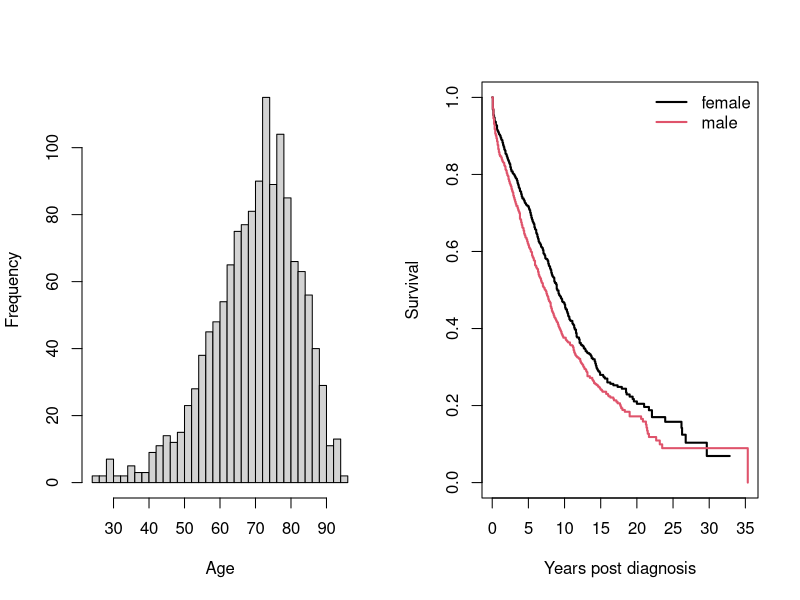
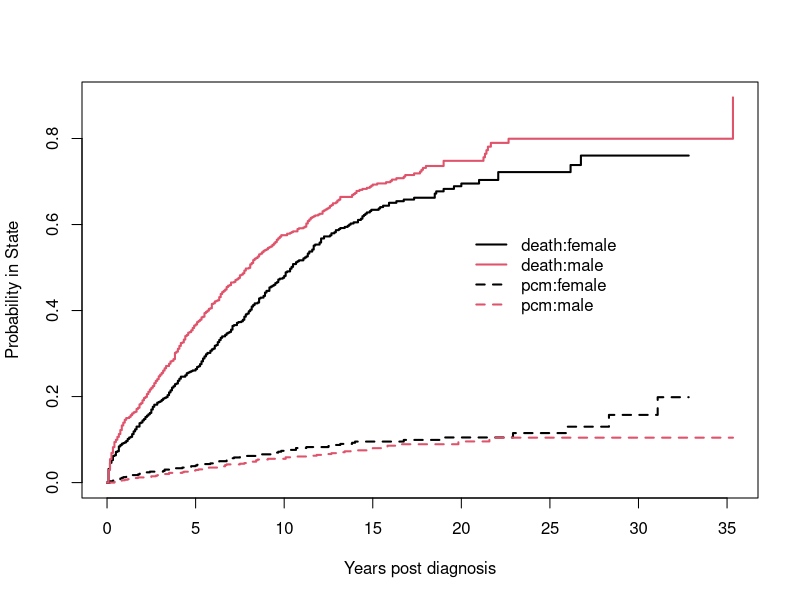
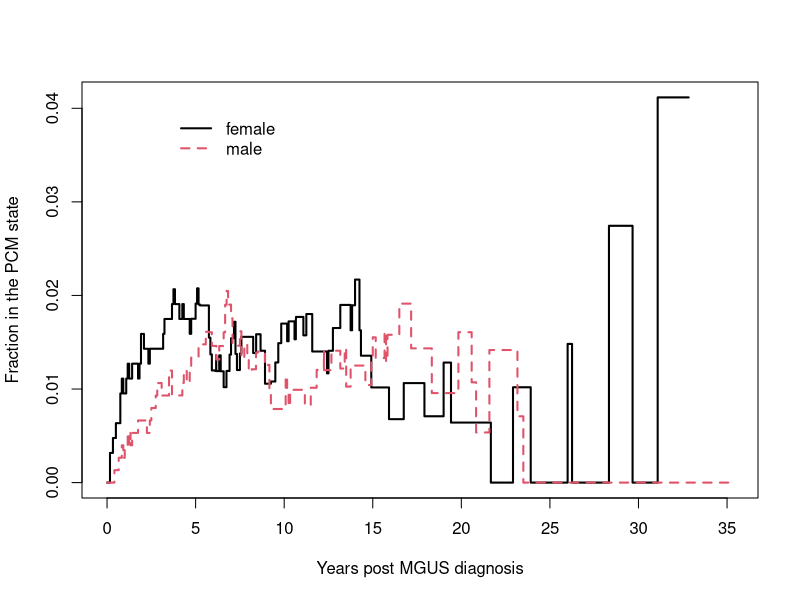
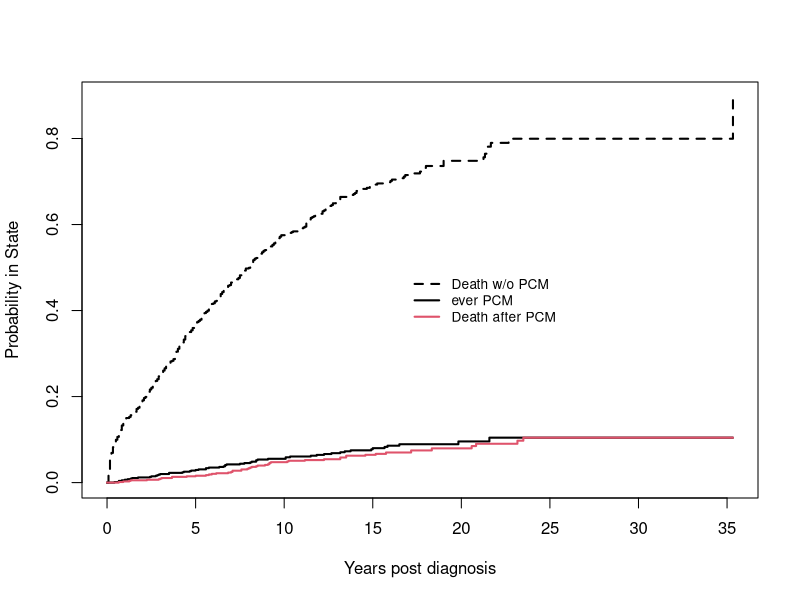
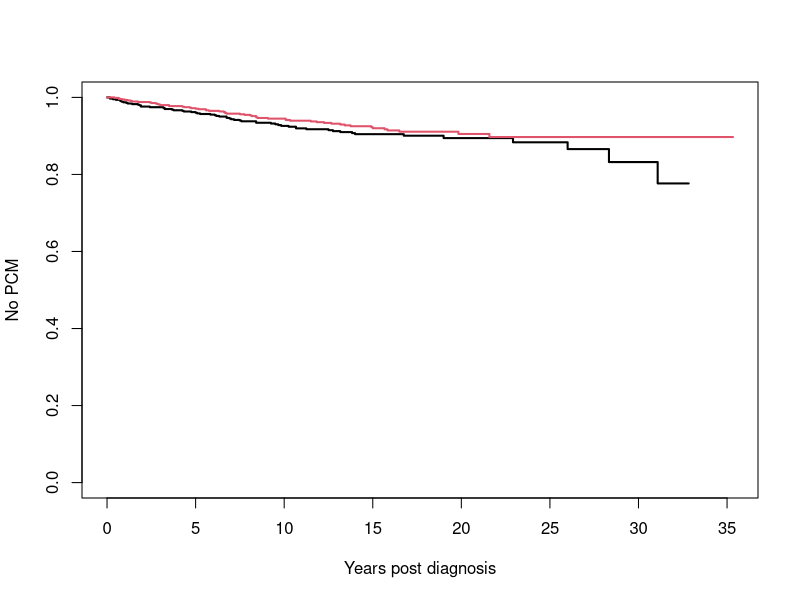
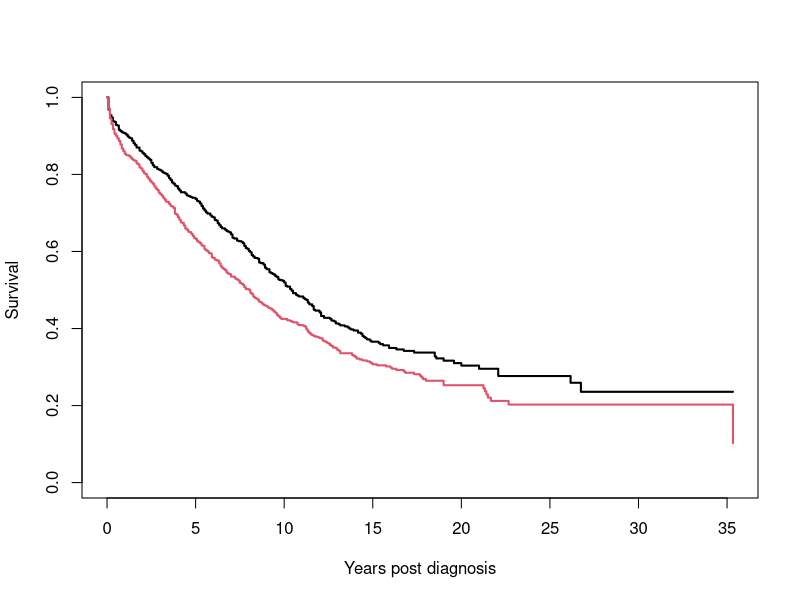
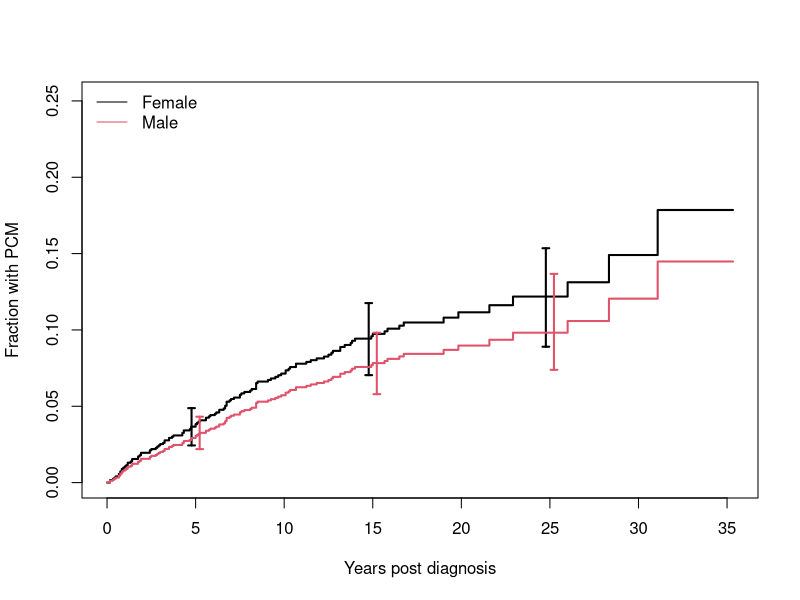

Here is the R script that generated these plots, in order: (Note: this script raises an error after producing the figures.)
#### START ####
rm(list = ls())
library(survival)




#### Estimateur de Kaplan Meier ####

par(mfrow=c(1,2))
# Histogramme des ages au diagnostic
hist(mgus2$age, nclass=30, main='', xlab="Age")
with(mgus2, tapply(age, sex, mean))


# Coubre de Kaplan Meier de la survie post-diagnostic
(mfit1 <- survfit(Surv(futime, death) ~ sex, data=mgus2))
plot(mfit1, col=c(1,2), xscale=12, mark.time=FALSE, lwd=2,
     xlab="Years post diagnosis", ylab="Survival")
legend("topright", c("female", "male"), col=1:2, lwd=2, bty='n')





#### Risques Competitifs ####
# NB : la variable event dans le risque competitif est un factor
#      alors que c'est un numeric ou logique dans la survie classique

# On considère l'etat PCM comme absorbant : pas de transition PCM -> Death
# Si PCM : delai PCM, sinon delai Death
mgus2$etime <- with(mgus2, ifelse(pstat==0, futime, ptime))
# Creation de de la variable event trinaire
event <- with(mgus2, ifelse(pstat==0, 2*death, 1*pstat))
mgus2$event <- factor(event, 0:2, labels=c("censor", "pcm", "death"))
table(mgus2$event)

# arg istate pour renseigner l'etat initial (ignore ici)
mfit2 <- survfit(Surv(etime, event) ~ sex, data=mgus2)
print(mfit2, rmean=240, scale=12)

# Coubre de survie des risques competitifs
par(mfrow = c(1, 1))
plot(mfit2, col=c(1,2,1,2), lty=c(2,2,1,1),
       mark.time=FALSE, lwd=2, xscale=12,
       xlab="Years post diagnosis", ylab="Probability in State")
legend(240, .6, c("death:female", "death:male", "pcm:female", "pcm:male"),
         col=c(1,2,1,2), lty=c(1,1,2,2), lwd=2, bty='n')


#### Occurence simultanee des deux evenements ####

# 9 individus nt la survenue de la PCM et de la mort le même mois
# Pas problematique si survenue a des mois diffrence car on considere PCM absordant
mgus_test <- mgus2[mgus2$ptime == mgus2$futime, ]
table(mgus_test$pstat, mgus_test$death)

# On repousse le time des PCM de 0.1 mois pour les exaequo
ptemp <- with(mgus2, ifelse(ptime==futime & pstat==1, ptime-.1, ptime))
# On dedouble les lignes pour les individus presentant les deux evenement
# Des facon a ce qu'un seul des evenement ne soit present par lignes
# Creation de la variable enum pour decompter les event
data3 <- tmerge(mgus2, mgus2, id=id, death=event(futime, death),
                  pcm = event(ptemp, pstat))
data3 <- tmerge(data3, data3, id, enum=cumtdc(tstart))
with(data3, table(death, pcm))
       
# Cette fois on peut transitionner de PCM a death
temp <- with(data3, ifelse(death==1, 2, pcm))
data3$event <- factor(temp, 0:2, labels=c("censor", "pcm", "death"))
mfit3 <- survfit(Surv(tstart, tstop, event) ~ sex, data=data3, id=id)
print(mfit3, rmean=240, digits=2)
mfit3$transitions
# Courne de survie de la PCM avec transition to death
# La coubre redescned dans le patient transisitonne vers la mort
plot(mfit3[,"pcm"], mark.time=FALSE, col=1:2, lty=1:2, lwd=2,
     xscale=12,
     xlab="Years post MGUS diagnosis", ylab="Fraction in the PCM state")
legend(40, .04, c("female", "male"), lty=1:2, col=1:2, lwd=2, bty='n')



# On ajoute encore un etat de transition
# En déclinant la mort selon mort apres/sans PCM

# Death after PCM will correspond to data rows with
# enum = 2 and event = death
d2 <- with(data3, ifelse(enum==2 & event=='death', 4, as.numeric(event)))
e2 <- factor(d2, labels=c("censor", "pcm", "death w/o pcm",
                            "death after pcm"))
mfit4 <- survfit(Surv(tstart, tstop, e2) ~ sex, data=data3, id=id)
plot(mfit2[2,], lty=c(1,2),
       xscale=12, mark.time=FALSE, lwd=2,
       xlab="Years post diagnosis", ylab="Probability in State")
lines(mfit4[2,4], mark.time=FALSE, col=2, lty=1, lwd=2,
        conf.int=FALSE)
legend(200, .5, c("Death w/o PCM", "ever PCM", "Death after PCM"), 
       col=c(1,1,2), lty=c(2,1,1),
       lwd=2, bty='n', cex=.82)









#### Fine Gray Univarie ####
# The primary idea of the Fine-Gray approach is to 
# turn the multi-state problem into a collection of two-state ones

# An interesting aspect of this is that the fit can be done as a two stage process: the first stage
# creates a special data set while the second fits a weighted coxph or survfit model to the data.

# Meme depart que precedemment
etime <- with(mgus2, ifelse(pstat==0, futime, ptime))
event <- with(mgus2, ifelse(pstat==0, 2*death, 1))
event <- factor(event, 0:2, labels=c("censor", "pcm", "death"))

# Creation des data frame pour chaque sous modele a deux etats
pcmdat <- finegray(Surv(etime, event) ~ ., data=mgus2, etype="pcm")
pcmdat[1:4, c(1:3, 11:14)]

deathdat <- finegray(Surv(etime, event) ~ ., data=mgus2, etype="death")
# Les dataframes crees sont beaucoup plus long que ceux de depart
dim(pcmdat)
dim(deathdat)
dim(mgus2)

# Les courbes de survie sont quasiment identiques
# et le seraient si on tenait compte des patternes de censures différents

# The PCM curves of the multi-state model
pfit2 <- survfit(Surv(fgstart, fgstop, fgstatus) ~ sex, data=pcmdat, weights=fgwt)
plot(pfit2, col=c(1,2), xscale=12, mark.time=FALSE, lwd=2,
     xlab="Years post diagnosis", ylab="No PCM")
# The death curves of the multi-state model
dfit2 <- survfit(Surv(fgstart, fgstop, fgstatus) ~ sex, data=deathdat, weights=fgwt)
plot(dfit2, col=c(1,2), xscale=12, mark.time=FALSE, lwd=2,
     xlab="Years post diagnosis", ylab="Survival")



# Un modele de Cox sur ces data frame revient a un Fine Gray
fgfit1 <- coxph(Surv(fgstart, fgstop, fgstatus) ~ sex, data=pcmdat,
                weights= fgwt)
summary(fgfit1)

fgfit2 <- coxph(Surv(fgstart, fgstop, fgstatus) ~ sex, data=deathdat,
                  weights= fgwt)
fgfit2


ndata <- data.frame(sex=c("F", "M"))
fgsurv1 <- survfit(fgfit1, ndata)
plot(fgsurv1, fun="event",
     col=1:2,
     lwd=2, xscale=12,
     conf.times=c(5, 15, 25)*12,
     xlab="Years post diagnosis", ylab="Fraction with PCM")
legend("topleft", c("Female", "Male"),
         col=1:2, lty=c(1,1,2,2), bty='n')



#### Fine Gray Multivarie ####
fgfit2a <- coxph(Surv(fgstart, fgstop, fgstatus) ~ age + sex + mspike,
                 data=pcmdat, weights=fgwt)
fgfit2b <- coxph(Surv(fgstart, fgstop, fgstatus) ~ age + sex + mspike,
                   data=deathdat, weights=fgwt)
round(rbind(PCM= coef(fgfit2a), death=coef(fgfit2b)), 3)
# Males have a lower lifetime risk of PCM before death and a higher risk of death before PCM, while a high
# serum m-spike works in the opposite direction


# Tableaux resume du modele
summary(fgfit2a)
tidy(fgfit2a)

tab_FG <- as.data.frame(summary(fgfit2a)$coefficients) # Coef du model pour la partie zero
tab_FG[, "ICinf"] <- round(exp(tab_FG[, "coef"] - 1.96), 2) # Calcul de l'IC
tab_FG[, "ICsup"] <- round(exp(tab_FG[, "coef"] + 1.96), 2)
tab_FG[, "Estimate"] <- round(exp(tab_FG[, "coef"]), 2) # Calcul des OR
#tab_FG[, "Pr(>|z|)"] <- ifelse(tab_FG[, "Pr(>|z|)"] < 0.001, "<0.001", round(tab_FG[, "Pr(>|z|)"], 3))
tab_FG[, "IC"] <- paste0("(", tab_FG[, "ICinf"], ", ", tab_FG[, "ICsup"], ")")
(tab_FG <- tab_FG[, c("Estimate", "IC", "Pr(>|z|)")])










# Predicted survival curves for the model
dummy <- expand.grid(sex= c("F", "M"), age=c(60, 80), mspike=1.2)
fsurv1 <- survfit(fgfit2a, dummy) # time to progression curves
plot(fsurv1, xscale=12, col=1:2, lty=c(1,1,2,2), lwd=2, fun='event',
       xlab="Years", ylab="Fine-Gray predicted",
       xmax=12*25, ylim=c(0, .15))
legend(1, .15, c("Female, 60", "Male, 60","Female: 80", "Male, 80"),
         col=c(1,2,1,2), lty=c(1,1,2,2), lwd=2, bty='n')



# Proportional hazards assumption
# p must be greater than 5%
# here age violates the proportionnal hazard assumtpion
zph.fgfit2a <- cox.zph(fgfit2a)
zph.fgfit2a

plot(zph.fgfit2a[1])
abline(h=coef(fgfit2a)[1], lty=2, col=2)



# A further weakness of the Fine-Gray approach is that since the two endpoints are modeled
# separately, the results do not have to be consistent
fsurv2 <- survfit(fgfit2b, dummy) # time to progression curves
xtime <- 0:(30*12) #30 years
y1a <- 1 - summary(fsurv1, times=xtime)$surv #predicted pcm
y1b <- 1 - summary(fsurv2, times=xtime)$surv #predicted deaths before pcm
y1 <- (y1a + y1b) #either
matplot(xtime/12, y1, col=1:2, lty=c(1,1,2,2), type='l',
          xlab="Years post diagnosis", ylab="FG: either endpoint")
abline(h=1, col=3)
legend("bottomright", c("Female, 60", "Male, 60","Female: 80", "Male, 80"),
         col=c(1,2,1,2), lty=c(1,1,2,2), lwd=2, bty='n')

#### END ####